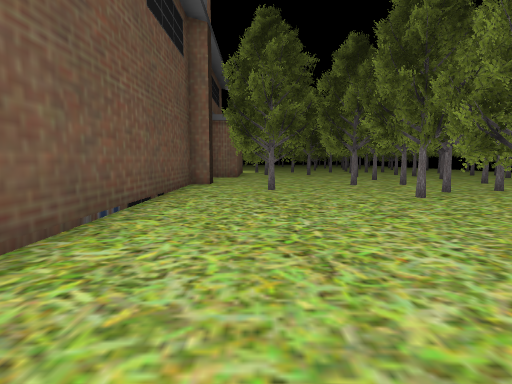
view 1 (above)

23 first-person views from a walk through a Unity game level. The camera is 1.5 m above the floor, tilts 6° down and sees 80° across. The floor is counted in squares, 2 m on a side. Each view is taken from the middle of a square. On the plan, view 1 faces up. The plan holds only what a view shows up to about 10 squares ahead; the rest is blank. The place goes on beyond the plan. The player character is not drawn. Some animated figures are left out. Door leaves are left out, so doorways stand open. Some surface patterns are stand-ins.

view 2
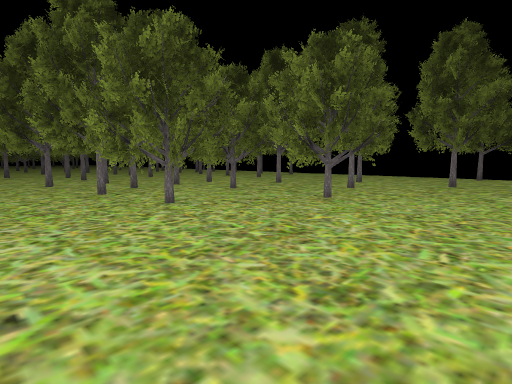

view 3
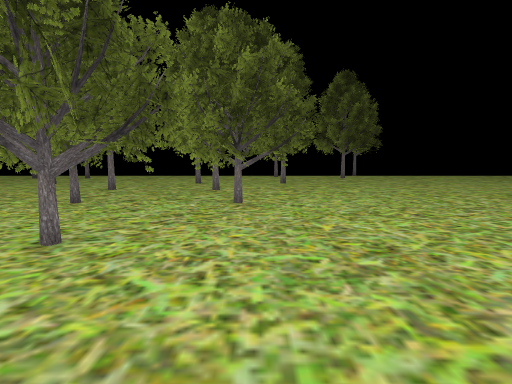

view 4
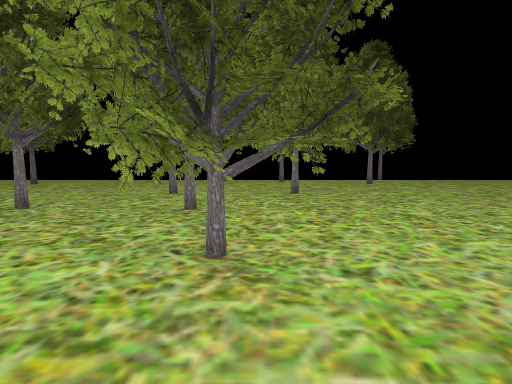

view 5
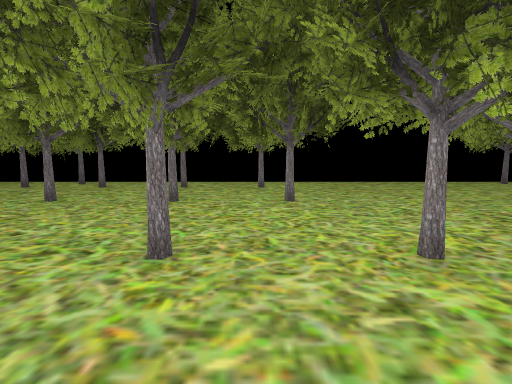

view 6
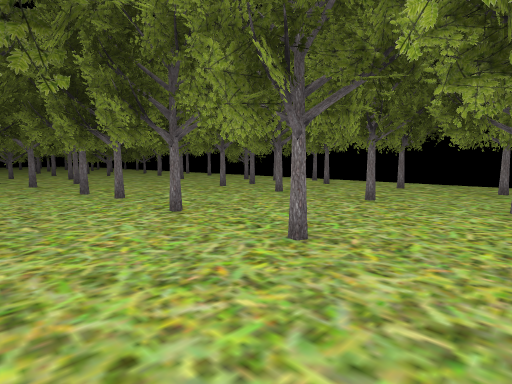

view 7
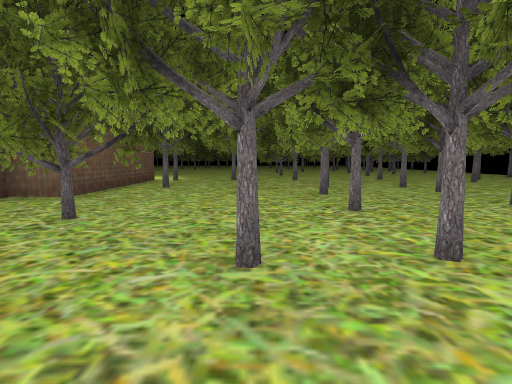

view 8
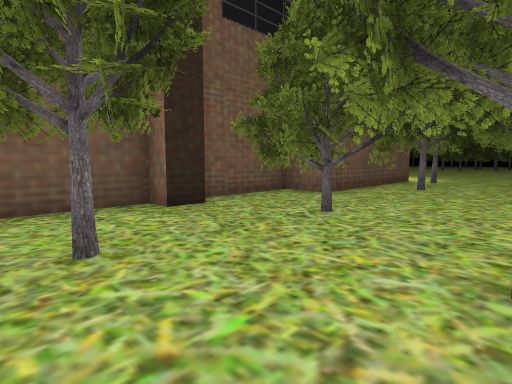

view 9
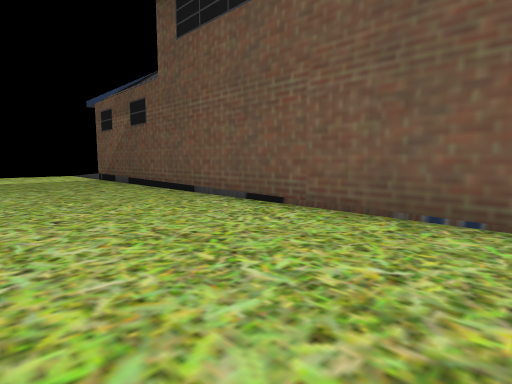

view 10
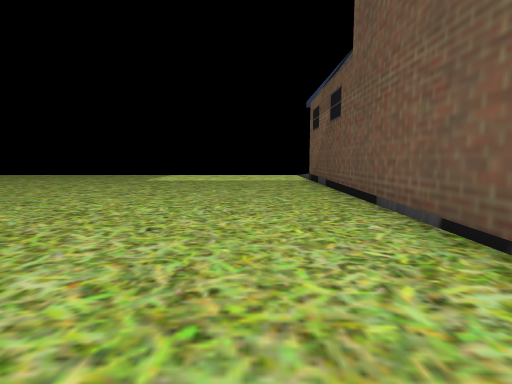

view 11
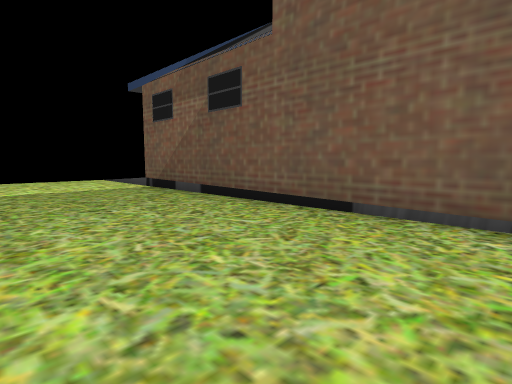

view 12
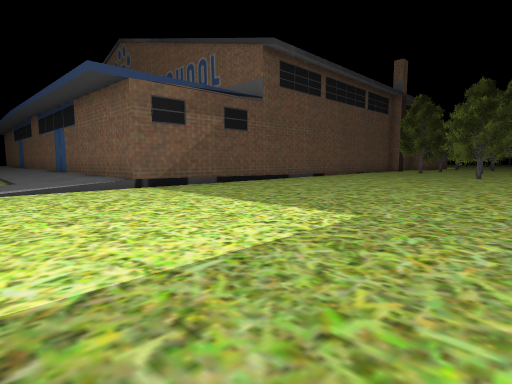

view 13
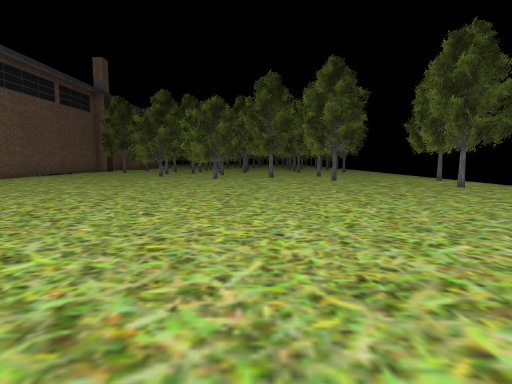

view 14
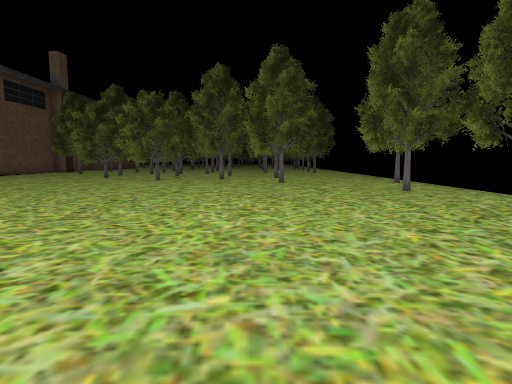

view 15
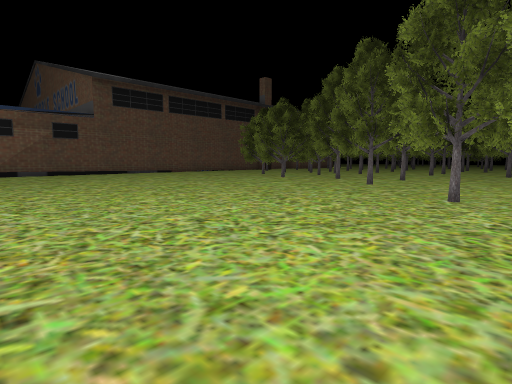

view 16
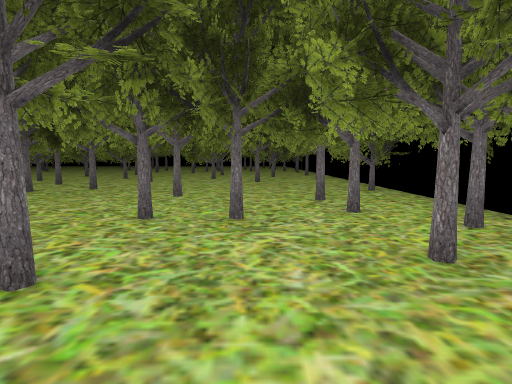

view 17
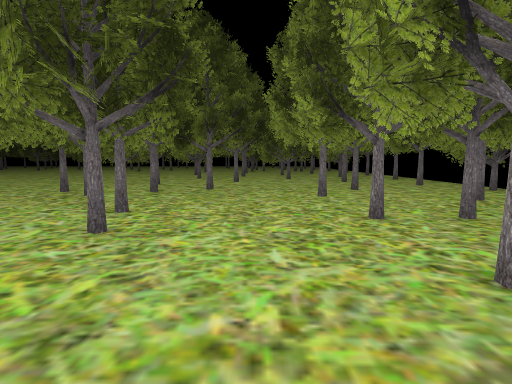

view 18
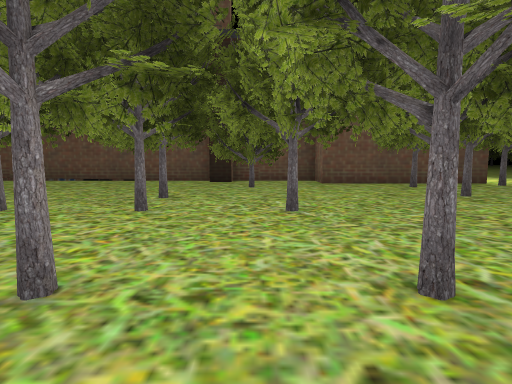

view 19
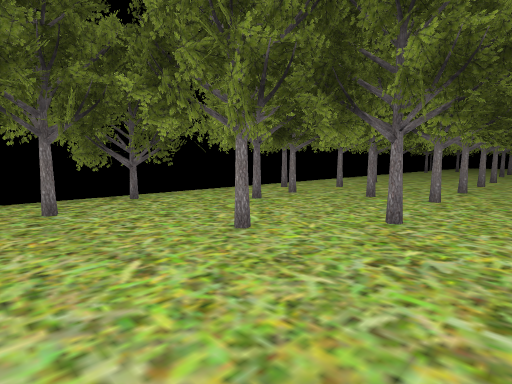

view 20
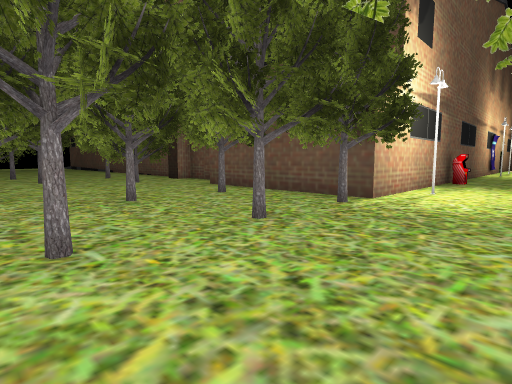

view 21
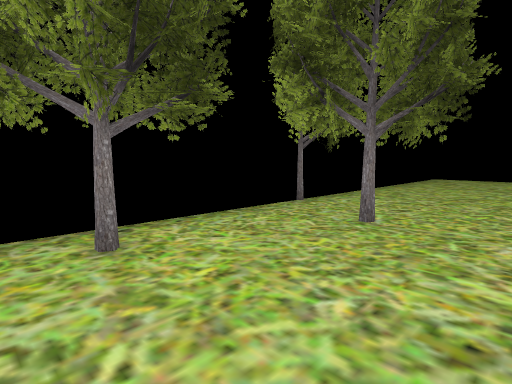

view 22
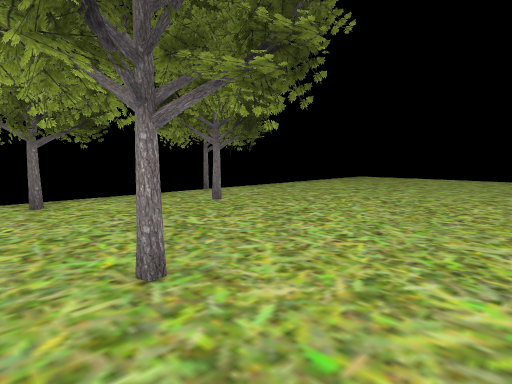

view 23
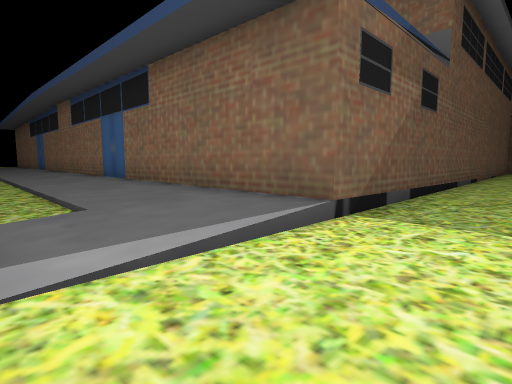

### Floor plan
Key: @ floor where view 1 was taken; # wall or solid block; . main floor; : floor 0.25 m higher than the main floor; / step, stairs or slope; = window, fence, low wall or low ledge; O other object.
Columns run from 12 left of view 1 to 17 right of it. Each row starts with its distance up from view 1.
 21            .....O...O..OOOO #
 20      ............OO......OOO#
 19      .O...O.O.O.O..OO..O..OO=
 18      #######O.O..O.O...O..OO#
 17            #.....=....O..O..=O
 16            #O..O.O.O....O...OO
 15            #.=.=.O.O...OOOOOO
 14            #.....O.O......=.
 13           ##...........O.O..
 12           #.O...O..O........
 11           #.OO........O=.O=.
 10           #.OO.....O..O.....
  9           #...OOO........O..#
  8           #.O......O..O.....
  7           #.....OOO.........
  6           #....OOOOO.O......
  5           #....OOOOO.O......
  4           #....OOOO....O....
  3           #....OO=OO.O.O...
  2           #......OOOO.......
  1           #.......O...OO...O#
  0           #.@.............O.O
 -1           #.................#
 -2           #...............O.O
 -3           #.................#
 -4           #................
 -5           #.................
 -6           #.................
 -7           #.................
 -8  ##########.................
 -9 ::::::::::/.................
-10 ........///........ . .. ..
-11       .............

Where each view was taken, in squares from view 1:
view 1: 0 up, 0 right, facing up
view 2: 1 down, 1 right, facing up-right
view 3: 2 up, 1 right, facing right
view 4: 2 up, 4 right, facing right
view 5: 9 up, 5 right, facing right
view 6: 8 up, 5 right, facing up-right
view 7: 7 up, 3 right, facing up
view 8: 7 up, 3 right, facing up-left
view 9: 5 up, 2 right, facing down-left
view 10: 4 up, 0 right, facing down
view 11: 1 up, 2 right, facing down-left
view 12: 11 down, 6 right, facing up-left
view 13: 10 down, 8 right, facing up
view 14: 9 down, 10 right, facing up
view 15: 8 down, 15 right, facing up-left
view 16: 11 up, 12 right, facing up
view 17: 11 up, 9 right, facing up
view 18: 11 up, 9 right, facing left
view 19: 21 up, 9 right, facing down-right
view 20: 21 up, 5 right, facing down-left
view 21: 2 up, 12 right, facing down-right
view 22: 2 up, 9 right, facing down-right
view 23: 11 down, 0 right, facing up-left
